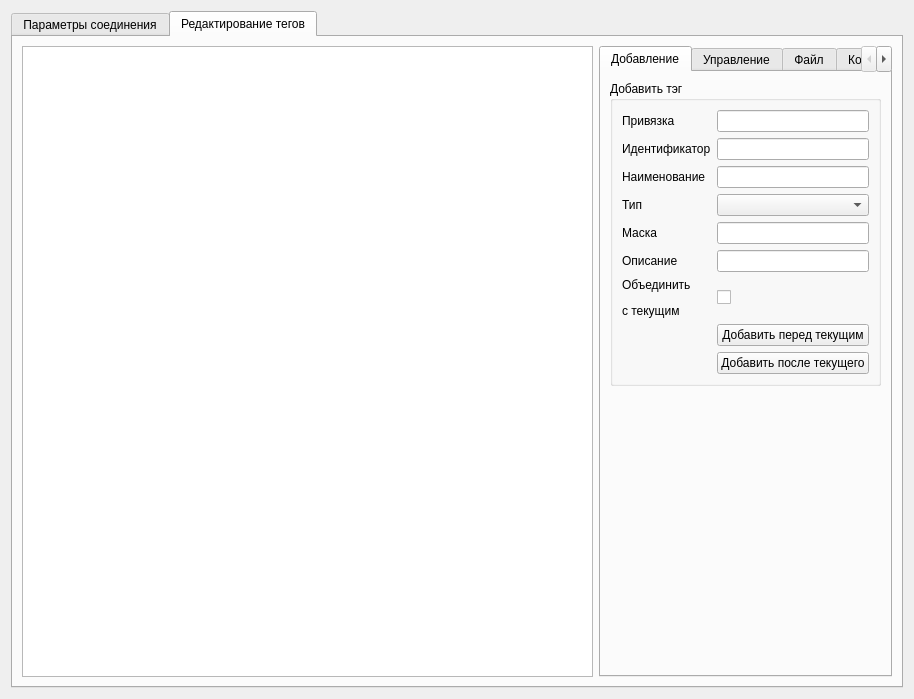
<?xml version="1.0" encoding="UTF-8"?>
<ui version="4.0">
 <class>ModBusClient</class>
 <widget class="QWidget" name="ModBusClient">
  <property name="geometry">
   <rect>
    <x>0</x>
    <y>0</y>
    <width>914</width>
    <height>699</height>
   </rect>
  </property>
  <property name="windowTitle">
   <string>Form</string>
  </property>
  <layout class="QHBoxLayout" name="horizontalLayout">
   <item>
    <widget class="QTabWidget" name="tabWidget">
     <property name="currentIndex">
      <number>1</number>
     </property>
     <widget class="QWidget" name="tab">
      <attribute name="title">
       <string>Параметры соединения</string>
      </attribute>
      <layout class="QVBoxLayout" name="verticalLayout_6">
       <item>
        <layout class="QVBoxLayout" name="connect_layout"/>
       </item>
      </layout>
     </widget>
     <widget class="QWidget" name="tab_2">
      <attribute name="title">
       <string>Редактирование тегов</string>
      </attribute>
      <layout class="QVBoxLayout" name="verticalLayout_2">
       <item>
        <layout class="QHBoxLayout" name="horizontalLayout_5" stretch="1,0">
         <item>
          <widget class="TreeView" name="treeView">
           <property name="alternatingRowColors">
            <bool>true</bool>
           </property>
           <property name="selectionMode">
            <enum>QAbstractItemView::ExtendedSelection</enum>
           </property>
          </widget>
         </item>
         <item>
          <layout class="QVBoxLayout" name="verticalLayout_13">
           <item>
            <widget class="QTabWidget" name="tabWidget_2">
             <property name="currentIndex">
              <number>0</number>
             </property>
             <widget class="QWidget" name="addTag_tab">
              <attribute name="title">
               <string>Добавление</string>
              </attribute>
              <layout class="QVBoxLayout" name="verticalLayout_15">
               <item>
                <widget class="QGroupBox" name="groupBox">
                 <property name="title">
                  <string>Добавить тэг</string>
                 </property>
                 <layout class="QVBoxLayout" name="verticalLayout">
                  <item>
                   <layout class="QGridLayout" name="gridLayout_2">
                    <item row="3" column="1">
                     <widget class="QComboBox" name="type_cmbox">
                      <property name="enabled">
                       <bool>true</bool>
                      </property>
                     </widget>
                    </item>
                    <item row="1" column="0">
                     <widget class="QLabel" name="id_lbl">
                      <property name="text">
                       <string>Идентификатор</string>
                      </property>
                     </widget>
                    </item>
                    <item row="1" column="1">
                     <widget class="QLineEdit" name="id_lnedit"/>
                    </item>
                    <item row="2" column="0">
                     <widget class="QLabel" name="name_lbl">
                      <property name="text">
                       <string>Наименование</string>
                      </property>
                     </widget>
                    </item>
                    <item row="2" column="1">
                     <widget class="QLineEdit" name="name_lnedit"/>
                    </item>
                    <item row="3" column="0">
                     <widget class="QLabel" name="type_lbl">
                      <property name="text">
                       <string>Тип</string>
                      </property>
                     </widget>
                    </item>
                    <item row="4" column="0">
                     <widget class="QLabel" name="mask_lbl">
                      <property name="text">
                       <string>Маска</string>
                      </property>
                     </widget>
                    </item>
                    <item row="4" column="1">
                     <widget class="QLineEdit" name="mask_lnedit"/>
                    </item>
                    <item row="5" column="0">
                     <widget class="QLabel" name="description_lbl">
                      <property name="text">
                       <string>Описание</string>
                      </property>
                     </widget>
                    </item>
                    <item row="5" column="1">
                     <widget class="QLineEdit" name="description_lnedit"/>
                    </item>
                    <item row="7" column="1">
                     <widget class="QPushButton" name="addTagBefore_btn">
                      <property name="enabled">
                       <bool>true</bool>
                      </property>
                      <property name="minimumSize">
                       <size>
                        <width>143</width>
                        <height>0</height>
                       </size>
                      </property>
                      <property name="text">
                       <string>Добавить перед текущим</string>
                      </property>
                     </widget>
                    </item>
                    <item row="8" column="1">
                     <widget class="QPushButton" name="addTagAfter_btn">
                      <property name="text">
                       <string>Добавить после текущего</string>
                      </property>
                     </widget>
                    </item>
                    <item row="6" column="1">
                     <widget class="QCheckBox" name="shift_ckbox">
                      <property name="text">
                       <string/>
                      </property>
                      <property name="checked">
                       <bool>false</bool>
                      </property>
                     </widget>
                    </item>
                    <item row="6" column="0">
                     <widget class="QLabel" name="shift_lbl">
                      <property name="text">
                       <string>&lt;html&gt;&lt;head/&gt;&lt;body&gt;&lt;p&gt;Объединить&lt;/p&gt;&lt;p&gt;с текущим&lt;/p&gt;&lt;/body&gt;&lt;/html&gt;</string>
                      </property>
                     </widget>
                    </item>
                    <item row="0" column="1">
                     <widget class="LineEdit" name="bind_lnedit">
                      <property name="clearButtonEnabled">
                       <bool>false</bool>
                      </property>
                     </widget>
                    </item>
                    <item row="0" column="0">
                     <widget class="QLabel" name="bind_lbl">
                      <property name="text">
                       <string>Привязка</string>
                      </property>
                     </widget>
                    </item>
                   </layout>
                  </item>
                 </layout>
                </widget>
               </item>
               <item>
                <spacer name="verticalSpacer">
                 <property name="orientation">
                  <enum>Qt::Vertical</enum>
                 </property>
                 <property name="sizeHint" stdset="0">
                  <size>
                   <width>20</width>
                   <height>40</height>
                  </size>
                 </property>
                </spacer>
               </item>
              </layout>
             </widget>
             <widget class="QWidget" name="controlTag_tab">
              <attribute name="title">
               <string>Управление</string>
              </attribute>
              <layout class="QVBoxLayout" name="verticalLayout_16">
               <item>
                <widget class="QGroupBox" name="groupBox_4">
                 <property name="title">
                  <string>Управление тегами</string>
                 </property>
                 <layout class="QVBoxLayout" name="verticalLayout_4">
                  <item>
                   <widget class="QPushButton" name="up_btn">
                    <property name="text">
                     <string>Вверх</string>
                    </property>
                    <property name="icon">
                     <iconset>
                      <selectedon>:/icons/move_up.png</selectedon>
                     </iconset>
                    </property>
                   </widget>
                  </item>
                  <item>
                   <widget class="QPushButton" name="down_btn">
                    <property name="text">
                     <string>Вниз  </string>
                    </property>
                    <property name="icon">
                     <iconset>
                      <selectedon>:/icons/move_down.png</selectedon>
                     </iconset>
                    </property>
                   </widget>
                  </item>
                  <item>
                   <widget class="QPushButton" name="deleteTag_btn">
                    <property name="text">
                     <string>Удалить</string>
                    </property>
                   </widget>
                  </item>
                 </layout>
                </widget>
               </item>
               <item>
                <spacer name="verticalSpacer_3">
                 <property name="orientation">
                  <enum>Qt::Vertical</enum>
                 </property>
                 <property name="sizeHint" stdset="0">
                  <size>
                   <width>20</width>
                   <height>40</height>
                  </size>
                 </property>
                </spacer>
               </item>
              </layout>
             </widget>
             <widget class="QWidget" name="fileHandle_tab">
              <attribute name="title">
               <string>Файл</string>
              </attribute>
              <layout class="QVBoxLayout" name="verticalLayout_17">
               <item>
                <widget class="QGroupBox" name="groupBox_2">
                 <property name="title">
                  <string>Файл описания базы modbus</string>
                 </property>
                 <layout class="QVBoxLayout" name="verticalLayout_9">
                  <item>
                   <widget class="QPushButton" name="openFile_btn">
                    <property name="text">
                     <string>Импортировать файл</string>
                    </property>
                   </widget>
                  </item>
                  <item>
                   <widget class="QPushButton" name="saveFile_btn">
                    <property name="text">
                     <string>Экспортировать файл</string>
                    </property>
                   </widget>
                  </item>
                 </layout>
                </widget>
               </item>
               <item>
                <spacer name="verticalSpacer_4">
                 <property name="orientation">
                  <enum>Qt::Vertical</enum>
                 </property>
                 <property name="sizeHint" stdset="0">
                  <size>
                   <width>20</width>
                   <height>40</height>
                  </size>
                 </property>
                </spacer>
               </item>
              </layout>
             </widget>
             <widget class="QWidget" name="operationsTag_tab">
              <attribute name="title">
               <string>Коррекция</string>
              </attribute>
              <layout class="QVBoxLayout" name="verticalLayout_18">
               <item>
                <widget class="QGroupBox" name="groupBox_3">
                 <property name="title">
                  <string>Изменение идентификатора</string>
                 </property>
                 <layout class="QVBoxLayout" name="verticalLayout_14">
                  <item>
                   <widget class="QRadioButton" name="id_choose_suffix_rb">
                    <property name="text">
                     <string>суффикс</string>
                    </property>
                    <property name="checked">
                     <bool>true</bool>
                    </property>
                   </widget>
                  </item>
                  <item>
                   <widget class="QRadioButton" name="id_choose_prefix_rb">
                    <property name="text">
                     <string>префикс</string>
                    </property>
                   </widget>
                  </item>
                  <item>
                   <widget class="QLineEdit" name="suffix_or_preffix_lnedit"/>
                  </item>
                  <item>
                   <widget class="QPushButton" name="set_suffix_or_prefix_btn">
                    <property name="text">
                     <string>Установить</string>
                    </property>
                   </widget>
                  </item>
                  <item>
                   <widget class="QPushButton" name="delete_suffix_or_prefix_btn">
                    <property name="text">
                     <string>Удалить</string>
                    </property>
                   </widget>
                  </item>
                 </layout>
                </widget>
               </item>
               <item>
                <spacer name="verticalSpacer_5">
                 <property name="orientation">
                  <enum>Qt::Vertical</enum>
                 </property>
                 <property name="sizeHint" stdset="0">
                  <size>
                   <width>20</width>
                   <height>40</height>
                  </size>
                 </property>
                </spacer>
               </item>
              </layout>
             </widget>
            </widget>
           </item>
          </layout>
         </item>
        </layout>
       </item>
      </layout>
     </widget>
    </widget>
   </item>
  </layout>
 </widget>
 <customwidgets>
  <customwidget>
   <class>TreeView</class>
   <extends>QTreeView</extends>
   <header>src/widgets/tree/view/treeview.h</header>
  </customwidget>
  <customwidget>
   <class>LineEdit</class>
   <extends>QLineEdit</extends>
   <header>src/widgets/lineedit/lineedit.h</header>
  </customwidget>
 </customwidgets>
 <resources/>
 <connections/>
</ui>
